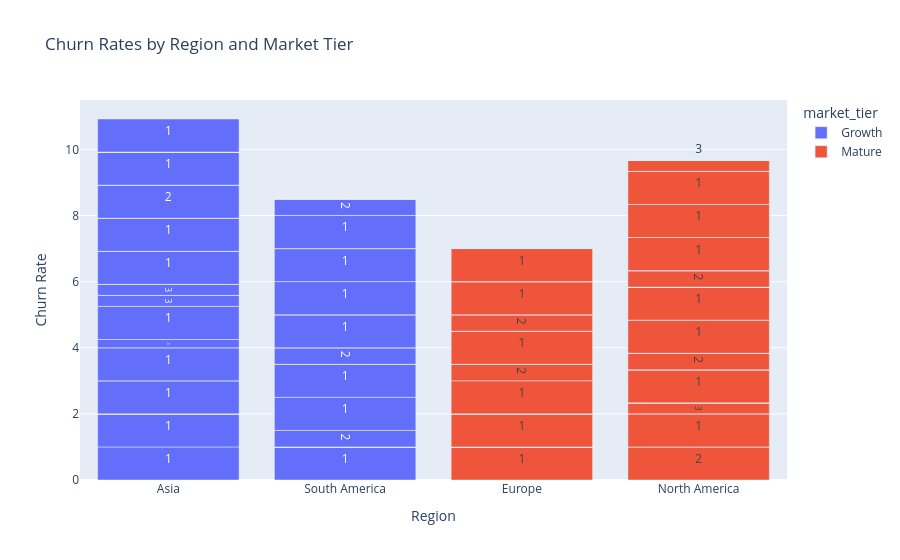

Write notebook code for a chart like this one.
### Code cell
# Start the full end-to-end interactive conversation.
butils._run_agent(bamboo_full)
_LOG.info("Full workflow completed or exited by the user.")
# The full workflow is available for combined context, ontology, and prompt-control questions.

### Figure 1 — Plotly figure (JSON) as saved in the notebook; plotly's stock layout.template omitted (floating-point values rounded to 4 significant figures; data arrays with more than 128 entries replaced by an {"elided": "..."} marker saying what was removed)
{"data": [{"hovertemplate": "market_tier=Growth<br>Region=%{x}<br>Churn Rate=%{y}<br>customer_count=%{text}<extra></extra>", "legendgroup": "Growth", "marker": {"color": "#636efa", "pattern": {"shape": ""}}, "name": "Growth", "orientation": "v", "showlegend": true, "text": {"elided": "138 float values"}, "textposition": "auto", "type": "bar", "x": {"elided": "138 str values"}, "xaxis": "x", "y": {"elided": "138 float values"}, "yaxis": "y"}, {"hovertemplate": "market_tier=Mature<br>Region=%{x}<br>Churn Rate=%{y}<br>customer_count=%{text}<extra></extra>", "legendgroup": "Mature", "marker": {"color": "#EF553B", "pattern": {"shape": ""}}, "name": "Mature", "orientation": "v", "showlegend": true, "text": {"elided": "173 float values"}, "textposition": "auto", "type": "bar", "x": {"elided": "173 str values"}, "xaxis": "x", "y": {"elided": "173 float values"}, "yaxis": "y"}], "layout": {"barmode": "relative", "legend": {"title": {"text": "market_tier"}, "tracegroupgap": 0}, "title": {"text": "Churn Rates by Region and Market Tier"}, "xaxis": {"anchor": "y", "domain": [0, 1], "title": {"text": "Region"}}, "yaxis": {"anchor": "x", "domain": [0, 1], "title": {"text": "Churn Rate"}}}}
